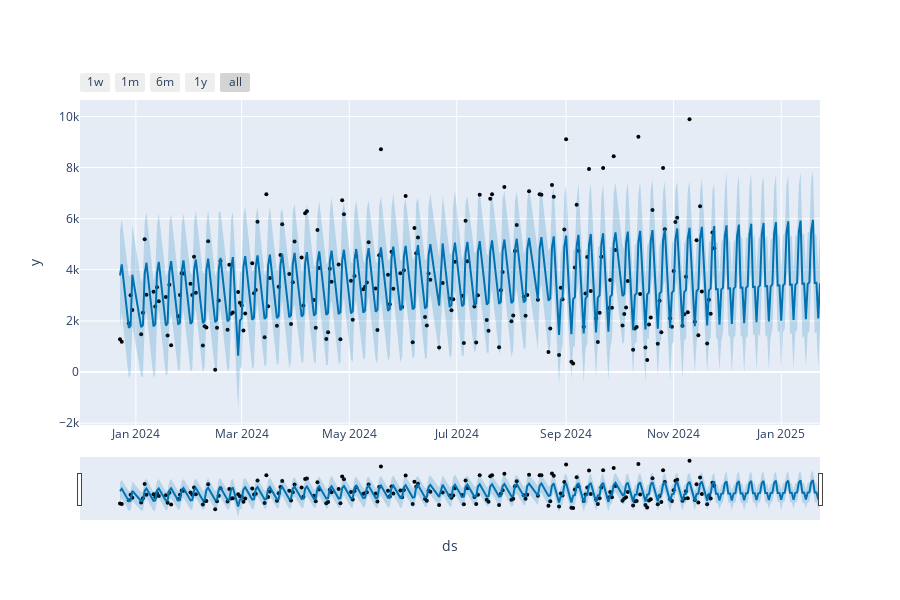

The notebook cell this image was saved under:
### Markdown cell above
## Proyección de ventas

### Code cell
from prophet.plot import plot_plotly, plot_components_plotly

plot_plotly(m, forecast)

### Figure 1 — Plotly figure (JSON) as saved in the notebook; plotly's stock layout.template omitted (floating-point values rounded to 4 significant figures; data arrays with more than 128 entries replaced by an {"elided": "..."} marker saying what was removed)
{"data": [{"marker": {"color": "black", "size": 4}, "mode": "markers", "name": "Actual", "type": "scatter", "x": {"elided": "203 str values"}, "y": {"elided": "203 int values"}}, {"hoverinfo": "skip", "line": {"width": 0}, "mode": "lines", "type": "scatter", "x": {"elided": "263 str values"}, "y": {"elided": "263 float values"}}, {"fill": "tonexty", "fillcolor": "rgba(0, 114, 178, 0.2)", "line": {"color": "#0072B2", "width": 2}, "mode": "lines", "name": "Predicted", "type": "scatter", "x": {"elided": "263 str values"}, "y": {"elided": "263 float values"}}, {"fill": "tonexty", "fillcolor": "rgba(0, 114, 178, 0.2)", "hoverinfo": "skip", "line": {"width": 0}, "mode": "lines", "type": "scatter", "x": {"elided": "263 str values"}, "y": {"elided": "263 float values"}}], "layout": {"height": 600, "showlegend": false, "width": 900, "xaxis": {"rangeselector": {"buttons": [{"count": 7, "label": "1w", "step": "day", "stepmode": "backward"}, {"count": 1, "label": "1m", "step": "month", "stepmode": "backward"}, {"count": 6, "label": "6m", "step": "month", "stepmode": "backward"}, {"count": 1, "label": "1y", "step": "year", "stepmode": "backward"}, {"step": "all"}]}, "rangeslider": {"visible": true}, "title": {"text": "ds"}, "type": "date"}, "yaxis": {"title": {"text": "y"}}}}
